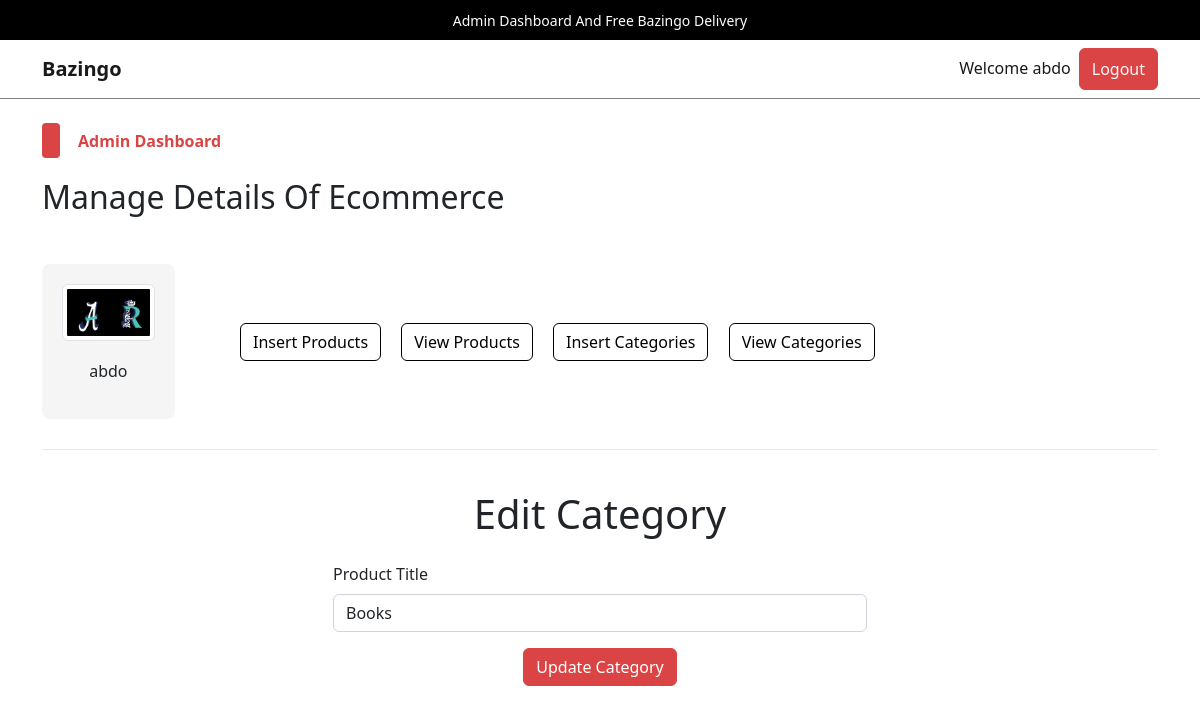
The page /admin/index.php?edit_category=2 (signed in) on the database its author committed.
### tables this page shows
CREATE TABLE `admin_table` (
  `admin_id` int(11) NOT NULL,
  `admin_name` varchar(100) NOT NULL,
  `admin_email` varchar(200) NOT NULL,
  `admin_image` varchar(255) NOT NULL,
  `admin_password` varchar(255) NOT NULL
);

CREATE TABLE `categories` (
  `category_id` int(11) NOT NULL,
  `category_title` varchar(100) NOT NULL
);

### admin/index.php (the view, shortened to what this page needs)
<?php
    include('../includes/connect.php');
    if(isset($_SESSION['admin_username'])){
        $admin_name = $_SESSION['admin_username'];
        $get_admin_data = "SELECT * FROM `admin_table` WHERE admin_name = '$admin_name'";
        $get_admin_result = mysqli_query($con,$get_admin_data);
        $row_fetch_admin_data = mysqli_fetch_array($get_admin_result);
        $admin_name = $row_fetch_admin_data['admin_name'];
        $admin_image = $row_fetch_admin_data['admin_image'];
    }else{
        echo "<script>window.open('./admin_login.php','_self');</script>";
    }
?>
<!DOCTYPE html>
<html lang="en">
<head>
    <link rel="stylesheet" href="../assets/css/bootstrap.css" />
    <link rel="stylesheet" href="../assets/css/main.css" />
</head>
<body>
    <div class="upper-nav primary-bg p-2 px-3 text-center text-break">
        <span>Admin Dashboard And Free Bazingo Delivery</span>
    </div>
    <nav class="navbar navbar-expand-lg navbar-light bg-light">
        <div class="container">
            <a class="navbar-brand fw-bold" href="#">Bazingo</a>
            <div class="collapse navbar-collapse" id="navbarSupportedContentad">
                <ul class="navbar-nav ms-auto mb-2 mb-lg-0">
                    <li class="nav-item">
                        <a class="nav-link active" aria-current="page" href="#">Welcome <?php echo $admin_name;?></a>
                    </li>
                    <li class="nav-item">
                    <button class="btn btn-primary p-0 px-1">
                            <a href="./admin_logout.php" class="nav-link text-light">Logout</a>
                        </button>
                    </li>
                </ul>
            </div>
        </div>
    </nav>
    <div class="control">
        <div class="container pt-4 pb-0">
            <div class="categ-header">
                <div class="sub-title">
                    <span class="shape"></span>
                    <span class="title">Admin Dashboard</span>
                </div>
                <h2>Manage Details Of Ecommerce</h2>
            </div>
            <div class="row align-items-center">
                <div class="col-md-2">
                    <div class="admin-image">
                        <a href="./index.php"><img src="./admin_images/<?php echo $admin_image;?>" class="img-thumbnail" alt="Admin Photo"></a>
                        <p><?php echo $admin_name;?></p>
                    </div>
                </div>
                <div class="col-md-10">
                    <div class="buttons">
                        <button class="btn btn-outline-primary m-2">
                            <a href="./insert_product.php" class="nav-link">Insert Products</a>
                        </button>
                        <button class="btn btn-outline-primary m-2">
                            <a href="index.php?view_products" class="nav-link">View Products</a>
                        </button>
                        <button class="btn btn-outline-primary m-2">
                            <a href="index.php?insert_category" class="nav-link">Insert Categories</a>
                        </button>
                        <button class="btn btn-outline-primary m-2">
                            <a href="index.php?view_categories" class="nav-link">View Categories</a>
                        </button>
                    </div>
                </div>
            </div>
        </div>
    </div>
    <div class="container">
        <div class="divider"></div>
    </div>
    <div class="change-page">
        <div class="container">
            <?php
            if(isset($_GET['edit_category'])){
                include('./edit_category.php');
            }
            ?>
        </div>
    </div>
</body>
</html>

### admin/edit_category.php (shortened to what this page needs)
<?php
    if(isset($_GET['edit_category'])){
        $edit_id = $_GET['edit_category'];
        $get_data_query = "SELECT * FROM `categories` WHERE category_id = $edit_id";
        $get_data_result = mysqli_query($con,$get_data_query);
        $row_fetch_data = mysqli_fetch_array($get_data_result);
        $category_title = $row_fetch_data['category_title'];
    }
    ?>
<div class="container">
    <div class="row justify-content-center">
        <div class="col-md-6">
            <h1 class="text-center mb-4">Edit Category</h1>
            <form action="" method="post" enctype="multipart/form-data" class="d-flex flex-column gap-3 mb-3">
                <div class="form-outline">
                    <label for="category_title" class="form-label">Product Title</label>
                    <input type="text" name="category_title" id="category_title" class="form-control" required value="<?php echo $category_title;?>">
                </div>
                <div class="form-outline text-center">
                    <input type="submit" value="Update Category" class="btn btn-primary" name="update_category">
                </div>
            </form>
        </div>
    </div>
</div>

### assets/css/main.css (style rules this page uses)
* { -webkit-box-sizing: border-box; -moz-box-sizing: border-box; box-sizing: border-box; margin: 0; padding: 0; }
html { scroll-behavior: smooth; }
a { text-decoration: none; color: #000000; cursor: pointer; }
button, input[type="submit"] { cursor: pointer; }
ul { list-style: none; }
.primary-bg { background-color: #000; }
.divider { background-color: #eaeaea; height: 1.5px; width: 100%; margin-top: 30px; margin-bottom: 40px; }
.container .categ-header { display: flex; flex-direction: column; gap: 20px; margin-bottom: 40px; }
.container .categ-header .sub-title { display: flex; flex-direction: row; gap: 18px; align-items: center; }
.container .categ-header .sub-title span:nth-of-type(1) { width: 18px; height: 35px; background-color: #DB4444; border-radius: 4px; -webkit-border-radius: 4px; -moz-border-radius: 4px; -ms-border-radius: 4px; -o-border-radius: 4px; }
.shape { display: inline-block; width: 18px; height: 35px; background-color: #DB4444; border-radius: 4px; -webkit-border-radius: 4px; -moz-border-radius: 4px; -ms-border-radius: 4px; -o-border-radius: 4px; }
.container .categ-header .sub-title span:nth-of-type(2) { color: #DB4444; font-weight: bold; }
.upper-nav span { color: #ffffff; font-size: 14px; }
.bg-light { background-color: #ffffff !important; border-bottom: 1px solid #7D8184; }
.control .container .row .admin-image { width: 80%; background-color: #F5F5F5; padding: 20px; display: flex; flex-direction: column; gap:18px; align-items: center; border-radius: 8px; -webkit-border-radius: 8px; -moz-border-radius: 8px; -ms-border-radius: 8px; -o-border-radius: 8px; }
.control .container .row .admin-image img { width: 100%; }
.control .container .row .buttons a.nav-link { transition: 0s; -webkit-transition: 0s; -moz-transition: 0s; -ms-transition: 0s; -o-transition: 0s; }

### rows shown on the page
admin_table: admin_name "abdo", admin_image (picture)
categories: category_title "Books"
